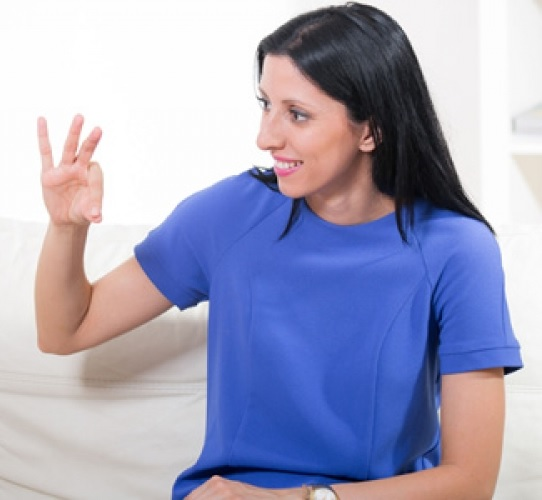
#> input picture videoProcessing/videoProcessing/persona.jpg, 542 x 500 px, given in place of img.jpg, which was not available
$ python test.py
#> lines starting #> are read from the running program, lines starting #| are printed output that depends on the picture; after the words box and inside, x2 and y2 are one past the last pixel; in counts of white or black regions, pixels touching at a corner belong together; pictures that were not available may be replaced by others from this repository, and a replacement may not be noted
import numpy as np
import cv2
from sklearn.metrics import pairwise

# Cargamos la imagen
original = cv2.imread("img.jpg")
#> original is the input picture: shape (500, 542, 3); mean B, G, R 190.5, 164.4, 164.1
# cv2.imshow("original", original)

# Convertimos a escala de grises
gris = cv2.cvtColor(original, cv2.COLOR_BGR2GRAY)
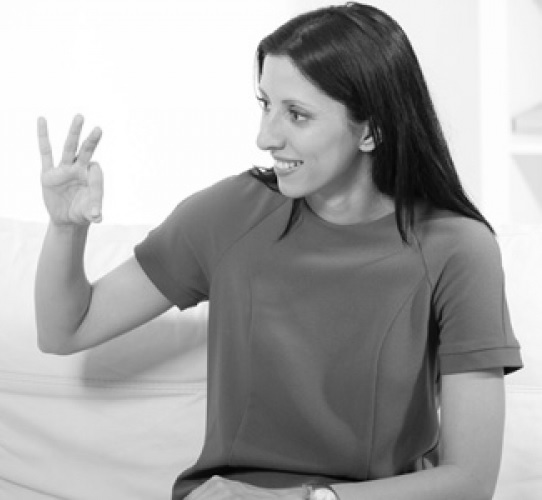
#> gris: shape (500, 542); min 2, max 255, mean 167.3
cv2.imwrite ("gris.jpg", gris)

# Aplicar suavizado Gaussiano
blur = cv2.blur(gris, (5 ,5))
cv2.imwrite ("blur.jpg", blur)
# cv2.imshow("suavizado", gauss)


# Detectamos los bordes con Canny
canny = cv2.Canny(blur, 50, 150)
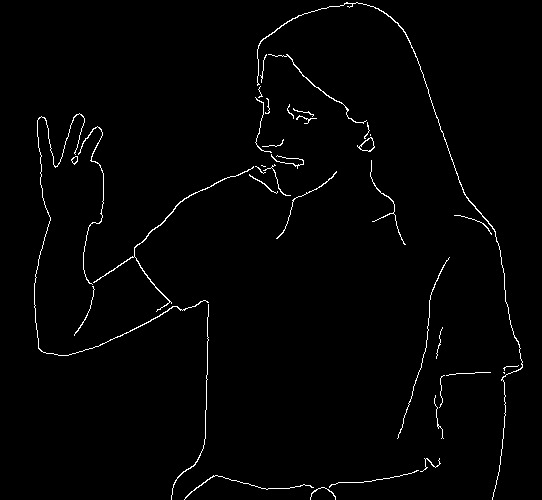
#> canny: shape (500, 542); 1.5% white in thin lines or dots, all inside (x1, y1, x2, y2) = (34, 2, 523, 500)
cv2.imwrite ("canny.jpg", canny)


newimg = cv2.resize(canny, (300,300))
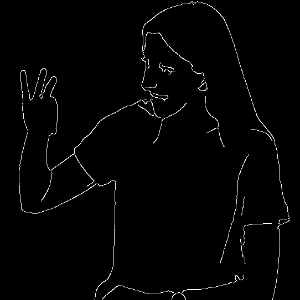
#> newimg: shape (300, 300); min 0, max 255, mean 3.8
cv2.imwrite ("resizeimg.jpg", newimg)

#cv2.imshow("canny", canny)

newimg = cv2.resize(canny, (300,300))
# [194 lines of commented-out code are left out]
